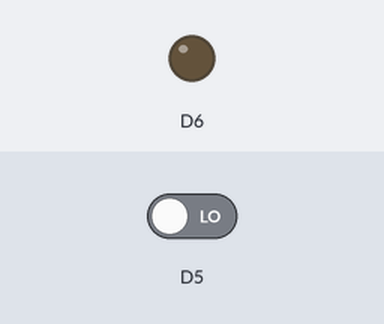
Recording of a sketch running on a simulated ESP8266 (NodeMCU). Shown: output pins drawn as LEDs (lit = HIGH). The inputs (shaded band) are chosen by the test bench; at power-on: D5 LOW. WiFi joins after 1.5 s; servers stay silent unless stated; uploads are accepted with an empty reply; what the sketch prints to the serial monitor is not drawn.

Above: at 2.7 s.
2.8 s: D5 driven HIGH
At 4.0 s:
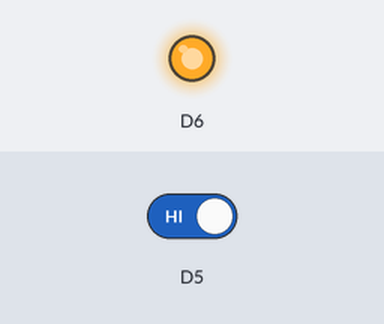
4.3 s: D5 driven LOW
At 6.6 s:
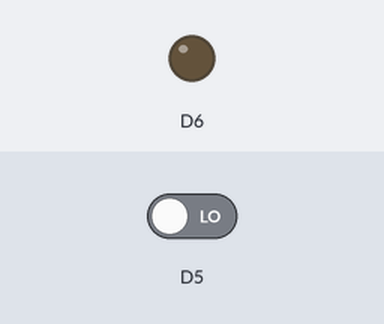
Timing chart, 0 to 8.1 s (numbered marks = the images above; inputs shaded):
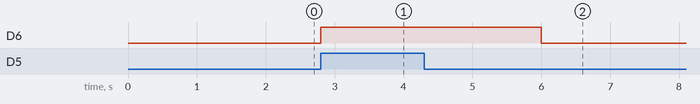

The sketch:

sorella.ino
```cpp
#include <ESP8266WiFi.h>
#include <ESP8266HTTPClient.h>
WiFiClient client;

const char* ssid = "Lintang";
const char* password = "lintang2611";

void setup() {
  Serial.begin(115200);
  pinMode(D5, INPUT);
  pinMode(D6, OUTPUT);

  WiFi.begin(ssid, password);
  while (WiFi.status() != WL_CONNECTED)
  {
    delay(500);
    Serial.print(".");
  }

  Serial.println("Wi-Fi connected");
}

void loop() {
  int lat = -6.2247829;
  int lng = 106.8271008;
  if(digitalRead(D5)==1){digitalWrite(D6, HIGH); uploadData(lat,lng);}
  else{digitalWrite(D6, LOW);}
}

void uploadData(int lat, int lng){
  if(WiFi.status()== WL_CONNECTED){
    Serial.println("Masuk");

    HTTPClient http;

    http.begin("http://us-central1-hackathon-9ad8e.cloudfunctions.net/buttonHelp");
    http.addHeader("Content-Type", "application/json");

    String body = "{\"button_id\": \"sorella123\", \"lat\": " + String(lat) + ", \"lng\": " + String(lng) + ", \"type\": \"help\"}";

    int httpCode = http.POST(body);
    //int httpCode = http.GET();
    String payload = http.getString();

    Serial.println(httpCode);
    Serial.println(payload);

    http.end();
  }else{
    Serial.println("Error in WiFi connection");
  }
delay(3000);
}
```

Measured:
- after the input at 2.8 s, D6: LOW → HIGH at once
- after the input at 4.3 s, D6: HIGH → LOW after 1.7 s
